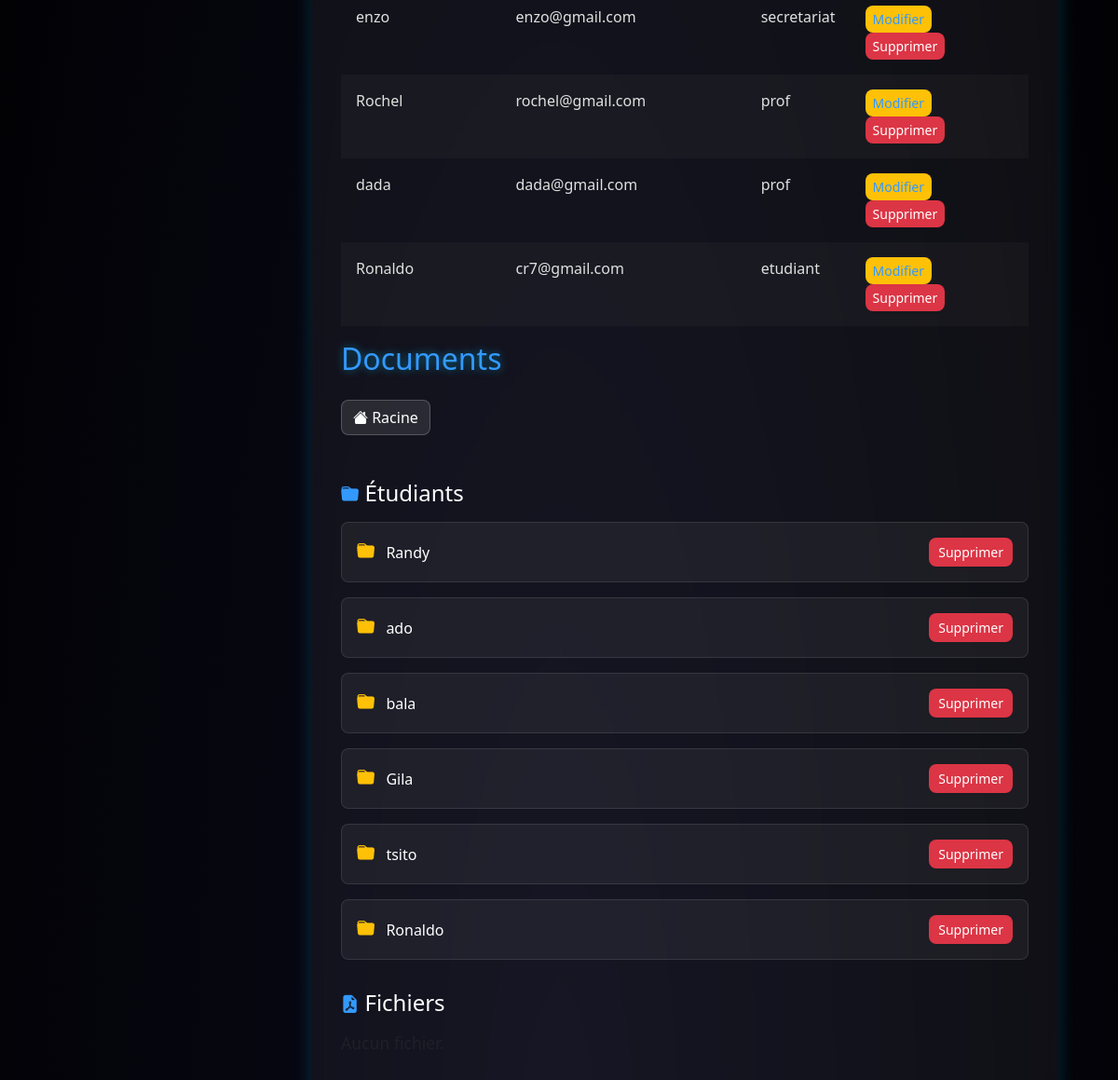
Page /ged/admin/dashboard/ (signed in, lower part) on the earlier database version.
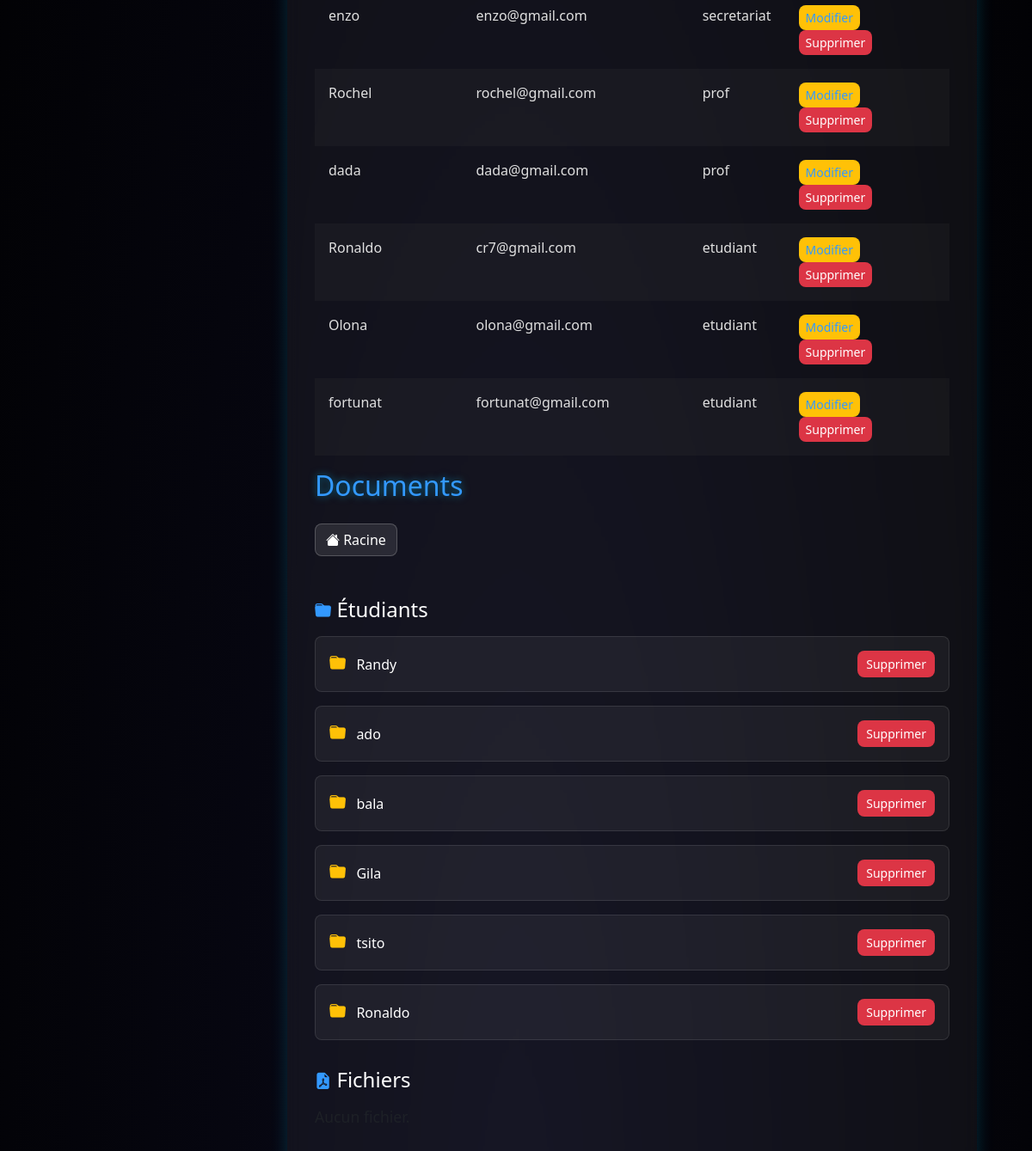
Same page on the later database version.
### app/models.py (models this page shows, shortened)
class CustomUser(AbstractUser):
    ROLE_CHOICES = [
        ('admin', 'Administrateur'),
        ('prof', 'Professeur'),
        ('secretariat', 'Secrétariat'),
        ('etudiant', 'Étudiant'),
    ]
    role = models.CharField(max_length=20, choices=[('etudiant', 'Étudiant'), ('prof', 'Professeur')], default='etudiant')
    photo = models.ImageField(upload_to="photos_users/",blank=True, null=True)

### app/views.py (the view, shortened to what this page needs)
# urls.py: path('admin/dashboard/', views.admin_dashboard, name='admin_dashboard'),
@login_required
def admin_dashboard(request):
    if request.user.role != 'admin':
        return HttpResponseForbidden("Accès réservé à l'administrateur.")
    CustomUser = get_user_model()
    users = CustomUser.objects.exclude(id=request.user.id)  # ne pas afficher l'admin lui-même
    base_path = os.path.join(settings.MEDIA_ROOT, 'documents')
    os.makedirs(base_path, exist_ok=True)
    current_path = request.GET.get('path', '')
    abs_path = os.path.abspath(os.path.join(base_path, current_path))
    if not abs_path.startswith(base_path):
        return HttpResponseForbidden("Chemin non autorisé.")
    folders = []
    files = []
    try:
        for name in os.listdir(abs_path):
            full_path = os.path.join(abs_path, name)
            rel_path = os.path.relpath(full_path, base_path).replace("\\", "/")
            if os.path.isdir(full_path):
                folders.append({'name': name, 'path': rel_path})
            elif os.path.isfile(full_path):
                files.append({'name': name, 'path': rel_path})
    except Exception as e:
        print("Erreur lecture documents :", e)
    return render(request, 'app/admin_dashboard.html', {
        'user': request.user,
        'users': users,
        'folders': folders,
        'files': files,
        'current_path': current_path,
        'MEDIA_URL': settings.MEDIA_URL,
    })

### app/templates/app/admin_dashboard.html (shortened to what this page needs)
{% extends 'app/base.html' %}
{% load static %}
{% block extra_css %}
<link rel="stylesheet" href="https://cdn.jsdelivr.net/npm/bootstrap-icons@1.10.5/font/bootstrap-icons.css">
<link href="https://cdn.jsdelivr.net/npm/bootstrap@5.3.0/dist/css/bootstrap.min.css" rel="stylesheet">
<link rel="stylesheet" href="{% static 'admin.css' %}">
{% endblock %}
{% block main_content %}
<div class="dashboard-container">
    <table class="table table-striped">
        <tbody>
            {% for user in users %}
            <tr>
                <td>{{ user.username }}</td>
                <td>{{ user.email }}</td>
                <td>{{ user.role }}</td>
                <td>
                    <a href="{% url 'edit_user' user.id %}" class="btn btn-warning btn-sm">Modifier</a>
                    <form method="POST" action="{% url 'delete_user' user.id %}" style="display:inline;">
                        <button type="submit" class="btn btn-danger btn-sm">Supprimer</button>
                    </form>
                </td>
            </tr>
            {% endfor %}
        </tbody>
    </table>
    <h2>Documents</h2>
    <button id="root-btn" class="btn btn-secondary mb-3"><i class="bi bi-house-fill"></i> Racine</button>
    <div class="file-list">
        <h4><i class="bi bi-folder-fill"></i> Étudiants</h4>
        <div id="folders-container">
            {% for folder in folders %}
                <div class="file-entry">
                    <div>
                        <i class="bi bi-folder-fill text-warning"></i>
                        <span class="folder-link" data-path="{{ folder.path }}">{{ folder.name }}</span>
                    </div>
                    <form method="POST" action="{% url 'delete_entry' %}">
                        <button class="btn btn-danger btn-sm">Supprimer</button>
                    </form>
                </div>
            {% empty %}
                <p class="text-muted">Aucun dossier.</p>
            {% endfor %}
        </div>
    </div>
    <div class="file-list">
        <h4><i class="bi bi-file-earmark-pdf-fill"></i> Fichiers</h4>
        <div id="files-container">
            {% for file in files %}
                <div class="file-entry">
                    <div>
                        <i class="bi bi-file-earmark-fill text-primary"></i>
                        <a href="{{ MEDIA_URL }}documents/{{ file.path }}" target="_blank">{{ file.name }}</a>
                    </div>
                    <form method="POST" action="{% url 'delete_entry' %}">
                        {% csrf_token %}
                        <input type="hidden" name="path" value="{{ file.path }}">
                        <button class="btn btn-danger btn-sm">Supprimer</button>
                    </form>
                </div>
            {% empty %}
                <p class="text-muted">Aucun fichier.</p>
            {% endfor %}
        </div>
    </div>
</div>
{% endblock %}

Differences in the rows shown:
added CustomUser: username "Olona", email "olona@gmail.com", role "etudiant"
added CustomUser: username "fortunat", email "fortunat@gmail.com", role "etudiant"
